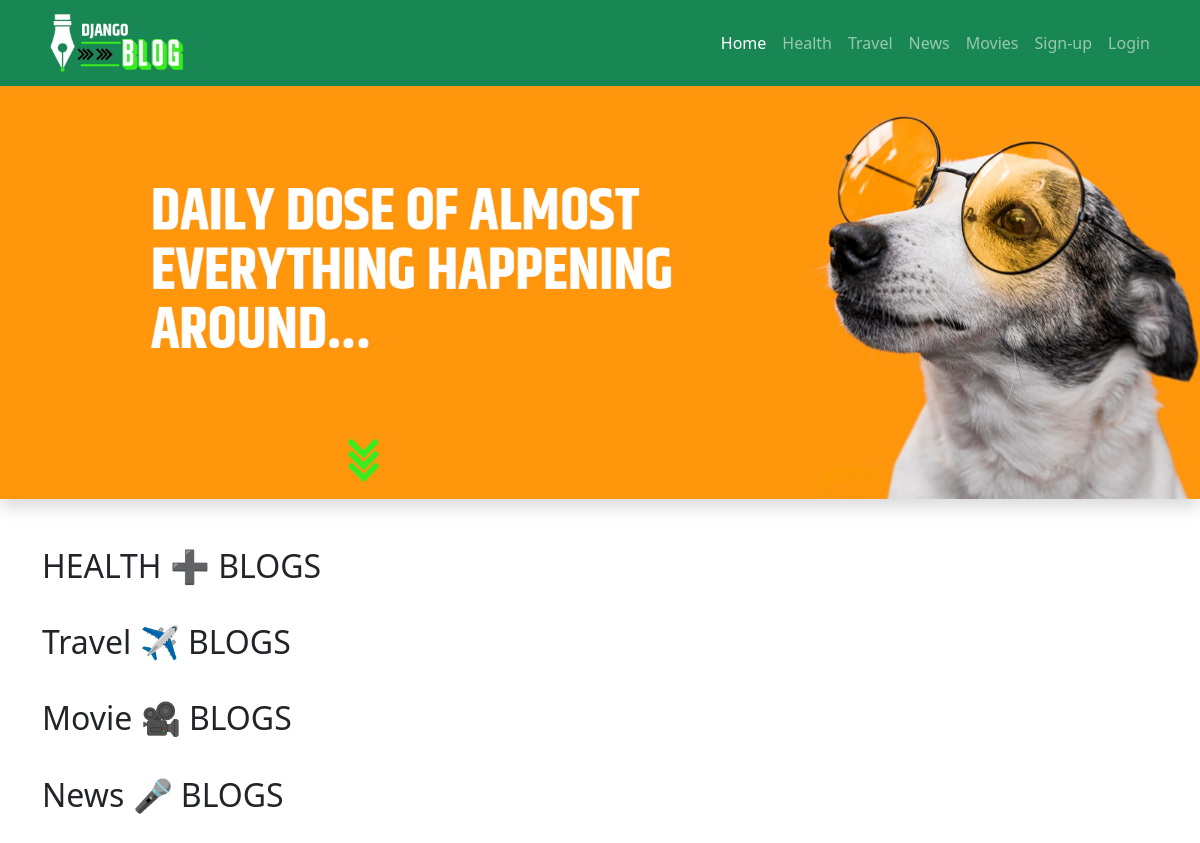
Before: / with the older database file.
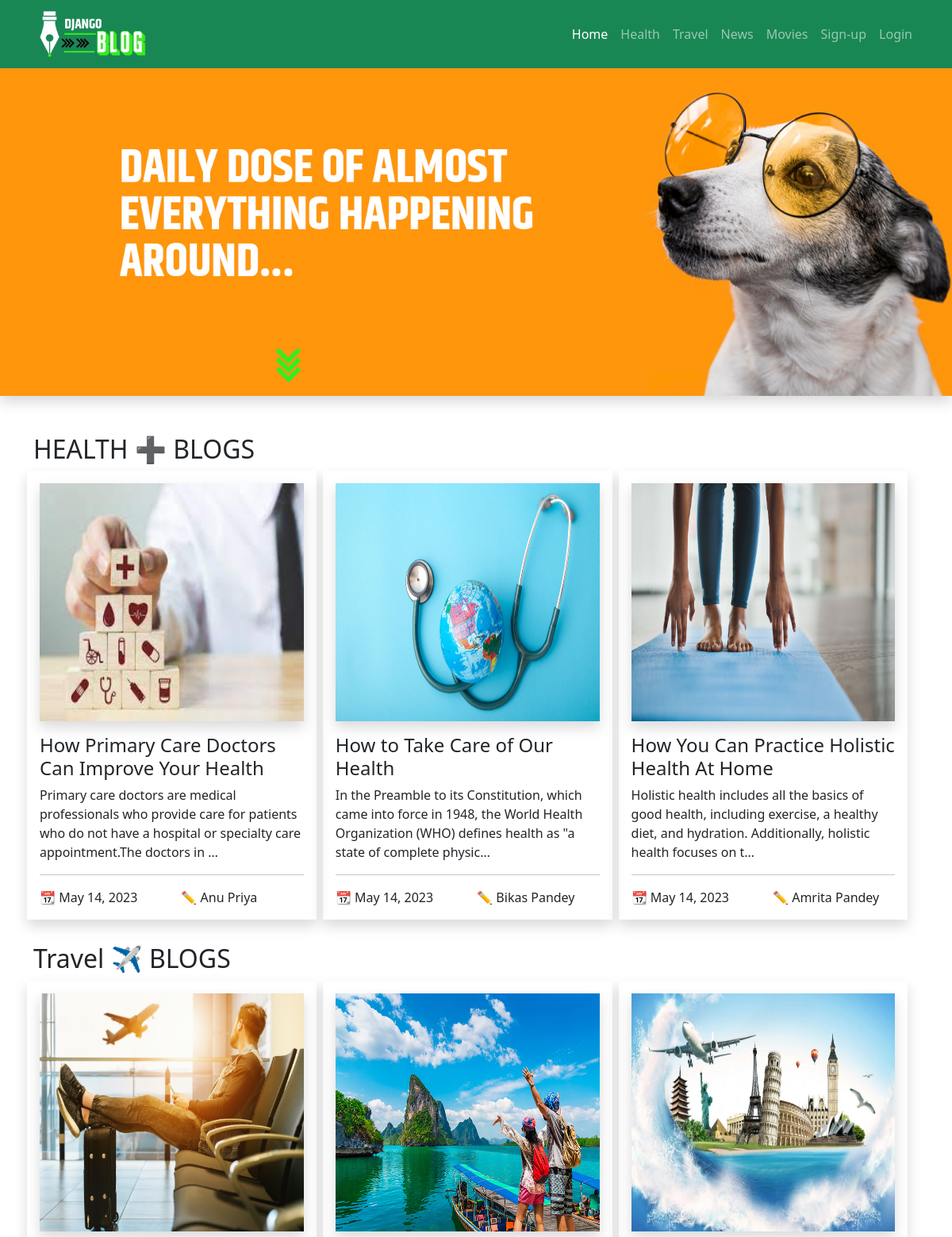
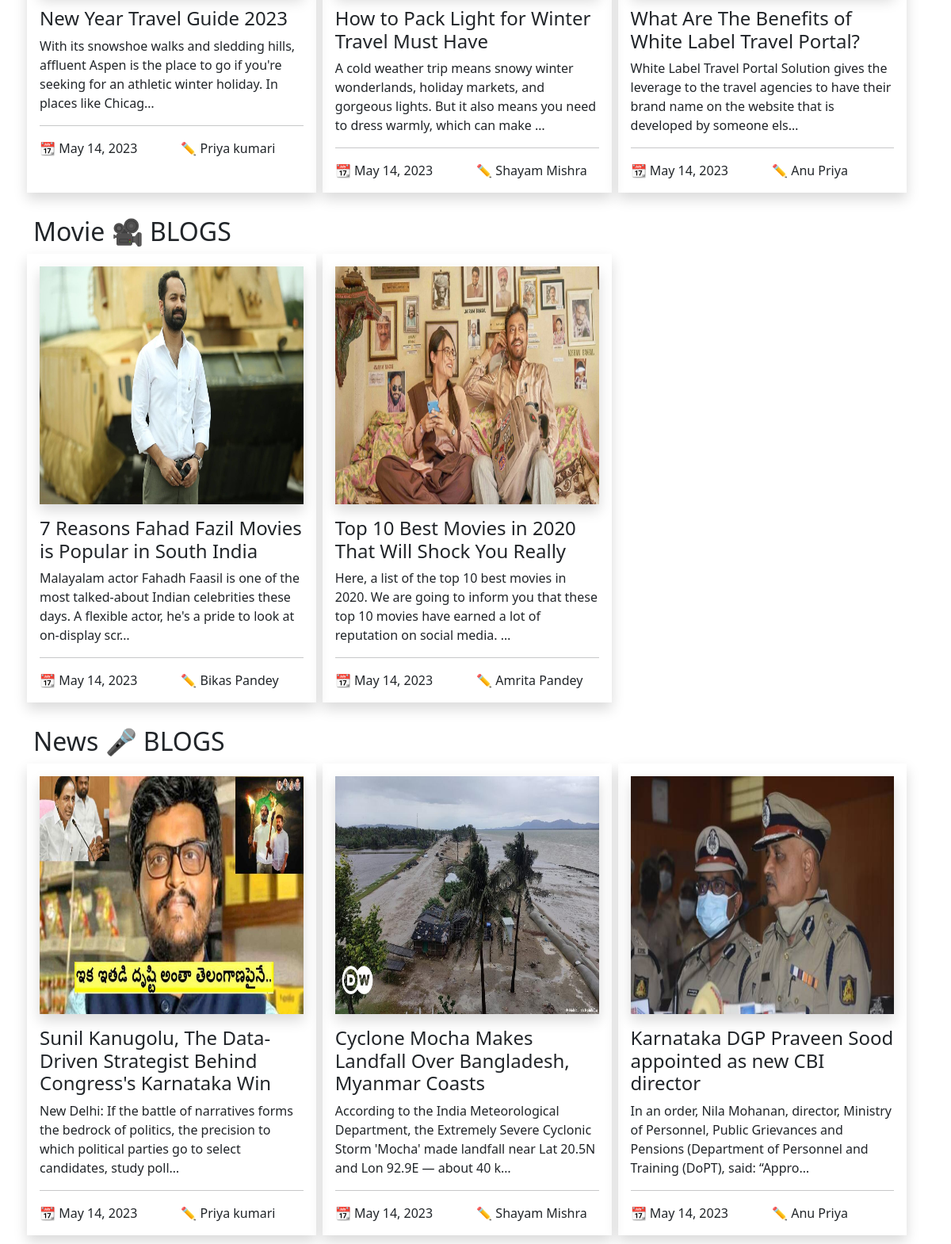
After: the same page with the newer database file (2 pictures, top to bottom).
### home/models.py (models this page shows, shortened)
class Blog(models.Model):
    title= models.CharField(max_length=100, null=True)
    slug = models.SlugField(max_length=100, unique=True, null=True)
    image= models.ImageField(upload_to='media', null=True)
    desc = models.TextField(null=True)
    author= models.ForeignKey(Author, on_delete=models.PROTECT, null=True)
    category= models.ForeignKey(Category, on_delete=models.PROTECT, null=True)
    publish_date = models.DateField(auto_now=True, null=True)
    approved = models.BooleanField(null=True, default=False)

class Author(models.Model):
    name= models.CharField(max_length=100, null=True)
    pic = models.ImageField(upload_to='media', null=True)
    bio = models.TextField(null=True)
    def __str__(self):
        return self.name

### home/views.py (the view)
# urls.py: path('', views.index, name='home')
def index(request):
    health_blog = Blog.objects.filter(category_id= 1)
    travel_blog= Blog.objects.filter(category_id = 2)
    news_blog = Blog.objects.filter(category_id = 3)
    movie_blog = Blog.objects.filter(category_id = 4)
    context = {
        'health_blog' : health_blog,
        'travel_blog' : travel_blog,
        'movie_blog'  : movie_blog,
        'news_blog' : news_blog
    }
    return render(request, 'index.html', context)

### templates/index.html (shortened to what this page needs)
{% extends 'base.html' %}
{% block content %}
<img src="/static/images/banner.jpg" style="width: 100%" class="shadow">
    <div class="container mt-5 mb-5">
        <h2>HEALTH ➕ BLOGS </h2>
        <div class="row" style="margin-bottom: 30px;">
            {% for health in health_blog %}
            <div class="col-md-4 shadow p-3 mx-1"  style="width: 32%;">
                <img class="shadow" src="{{health.image.url}}" style="width: 100%; height: 300px;">
                <h4 class="mt-3">{{health.title}}</h4>
                <p>{{health.desc |truncatechars:150}}
                    <hr>
                    <div class="row">
                        <div class="col-md-6">
                            📆 {{health.publish_date}}
                        </div>
                        <div class="col-md-6">
                            ✏️ {{health.author}}
                        </div>
                    </div>
            </div>
            {% endfor %}
        </div>
        <h2>Travel ✈️ BLOGS </h2>
        <div class="row" style="margin-bottom: 30px;">
            {% for travel in travel_blog %}
            <div class="col-md-4 shadow p-3 mx-1"  style="width: 32%;">
                <img class="shadow" src="{{travel.image.url}}" style="width: 100%; height: 300px;">
                <h4 class="mt-3">{{travel.title}}</h4>
                <p>{{travel.desc |truncatechars:150}}
                    <hr>
                    <div class="row">
                        <div class="col-md-6">
                            📆 {{travel.publish_date}}
                        </div>
                        <div class="col-md-6">
                            ✏️ {{travel.author}}
                        </div>
                    </div>
            </div>
            {% endfor %}
        </div>
        <h2>Movie 🎥 BLOGS </h2>
        <div class="row" style="margin-bottom: 30px;">
            {% for movie in movie_blog %}
            <div class="col-md-4 shadow p-3 mx-1"  style="width: 32%;">
                <img class="shadow" src="{{movie.image.url}}" style="width: 100%; height: 300px;">
                <h4 class="mt-3">{{movie.title}}</h4>
                <p>{{movie.desc |truncatechars:150}}
                    <hr>
                    <div class="row">
                        <div class="col-md-6">
                            📆 {{movie.publish_date}}
                        </div>
                        <div class="col-md-6">
                            ✏️ {{movie.author}}
                        </div>
                    </div>
            </div>
            {% endfor %}
        </div>
        <h2>News 🎤 BLOGS </h2>
        <div class="row" style="margin-bottom: 30px;">
            {% for news in news_blog %}
            <div class="col-md-4 shadow p-3 mx-1"  style="width: 32%;">
                <img class="shadow" src="{{news.image.url}}" style="width: 100%; height: 300px;">
                <h4 class="mt-3">{{news.title}}</h4>
                <p>{{news.desc |truncatechars:150}}
                    <hr>
                    <div class="row">
                        <div class="col-md-6">
                            📆 {{news.publish_date}}
                        </div>
                        <div class="col-md-6">
                            ✏️ {{news.author}}
                        </div>
                    </div>
            </div>
            {% endfor %}
        </div>
    </div>
{% endblock content %}

### templates/base.html (shortened to what this page needs)
<!doctype html>
<html lang="en">
  <head>
    <link href="https://cdn.jsdelivr.net/npm/bootstrap@5.3.0-alpha3/dist/css/bootstrap.min.css" rel="stylesheet">
  </head>
  <body>
{% include 'navbar.html' %}
{% block content %}
{% endblock content %}
</body>
</html>

### templates/navbar.html (shortened to what this page needs)
	<nav class="navbar navbar-expand-sm navbar-dark bg-success">
	  <div class="container ">
		<a class="navbar-brand " href="{% url 'home' %}">
            <img src="/static/images/logo3.png" style="height: 60px;">
        </a>
		<div class="collapse navbar-collapse justify-content-end" id="navbarSupportedContent">
		  <ul class="navbar-nav ">
			<li class="nav-item">
			  <a class="nav-link active" aria-current="page" href="{% url 'home' %}">Home</a>
			</li>
			<li class="nav-item">
			  <a class="nav-link" href="#">Health</a>
			</li>
            <li class="nav-item">
                <a class="nav-link" href="#">Travel</a>
              </li>
              <li class="nav-item">
                <a class="nav-link" href="#">News</a>
              </li>
              <li class="nav-item">
                <a class="nav-link" href="#">Movies</a>
              </li>
              {% if user.is_authenticated %}
              <li class="nav-item dropdown">
                <a class="nav-link dropdown-toggle" href="#" role="button" data-bs-toggle="dropdown" aria-expanded="false">
                  Account
                </a>
                <ul class="dropdown-menu">
                  <li><a class="dropdown-item" href="{% url 'profile' %}">Profile</a></li>
                  <li><a class="dropdown-item" href="#">Add Stories</a></li>
                  <li><hr class="dropdown-divider"></li>
                  <li><a class="dropdown-item" href="{% url 'logout' %}">Logout</a></li>
                </ul>
                {% else %}
              <li class="nav-item">
                  <a class="nav-link" href="{% url 'register' %}">Sign-up</a>
                </li>
                <li class="nav-item">
                  <a class="nav-link" href="{% url 'login' %}">Login</a>
                </li>
                  {% endif %}
		  </ul>
		</div>
	  </div>
	</nav>

Changed rows visible on the page:
added Blog: image (picture), title "How Primary Care Doctors Can Improve Your Health", desc "Primary care doctors are medical professionals who provide care for patients who do not have a hospital or specialty care appointment.The doctors in …", publish_date "May 14, 2023", author "Anu Priya", shown under "HEALTH ➕ BLOGS"
added Blog: image (picture), title "How to Take Care of Our Health", desc "In the Preamble to its Constitution, which came into force in 1948, the World Health Organization (WHO) defines health as \"a state of complete physic…", publish_date "May 14, 2023", author "Bikas Pandey", shown under "HEALTH ➕ BLOGS"
added Blog: image (picture), title "How You Can Practice Holistic Health At Home", desc "Holistic health includes all the basics of good health, including exercise, a healthy diet, and hydration. Additionally, holistic health focuses on t…", publish_date "May 14, 2023", author "Amrita Pandey", shown under "HEALTH ➕ BLOGS"
added Blog: image (picture), title "New Year Travel Guide 2023", desc "With its snowshoe walks and sledding hills, affluent Aspen is the place to go if you're seeking for an athletic winter holiday. In places like Chicag…", publish_date "May 14, 2023", author "Priya kumari", shown under "Travel ✈️ BLOGS"
added Blog: image (picture), title "How to Pack Light for Winter Travel Must Have", desc "A cold weather trip means snowy winter wonderlands, holiday markets, and gorgeous lights. But it also means you need to dress warmly, which can make …", publish_date "May 14, 2023", author "Shayam Mishra", shown under "Travel ✈️ BLOGS"
added Blog: image (picture), title "What Are The Benefits of White Label Travel Portal?", desc "White Label Travel Portal Solution gives the leverage to the travel agencies to have their brand name on the website that is developed by someone els…", publish_date "May 14, 2023", author "Anu Priya", shown under "Travel ✈️ BLOGS"
added Blog: image (picture), title "7 Reasons Fahad Fazil Movies is Popular in South India", desc "Malayalam actor Fahadh Faasil is one of the most talked-about Indian celebrities these days. A flexible actor, he's a pride to look at on-display scr…", publish_date "May 14, 2023", author "Bikas Pandey", shown under "Movie 🎥 BLOGS"
added Blog: image (picture), title "Top 10 Best Movies in 2020 That Will Shock You Really", desc "Here, a list of the top 10 best movies in 2020. We are going to inform you that these top 10 movies have earned a lot of reputation on social media. …", publish_date "May 14, 2023", author "Amrita Pandey", shown under "Movie 🎥 BLOGS"
added Blog: image (picture), title "Sunil Kanugolu, The Data-Driven Strategist Behind Congress's Karnataka Win", desc "New Delhi: If the battle of narratives forms the bedrock of politics, the precision to which political parties go to select candidates, study poll…", publish_date "May 14, 2023", author "Priya kumari", shown under "News 🎤 BLOGS"
added Blog: image (picture), title "Cyclone Mocha Makes Landfall Over Bangladesh, Myanmar Coasts", desc "According to the India Meteorological Department, the Extremely Severe Cyclonic Storm 'Mocha' made landfall near Lat 20.5N and Lon 92.9E — about 40 k…", publish_date "May 14, 2023", author "Shayam Mishra", shown under "News 🎤 BLOGS"
added Blog: image (picture), title "Karnataka DGP Praveen Sood appointed as new CBI director", desc "In an order, Nila Mohanan, director, Ministry of Personnel, Public Grievances and Pensions (Department of Personnel and Training (DoPT), said: “Appro…", publish_date "May 14, 2023", author "Anu Priya", shown under "News 🎤 BLOGS"
